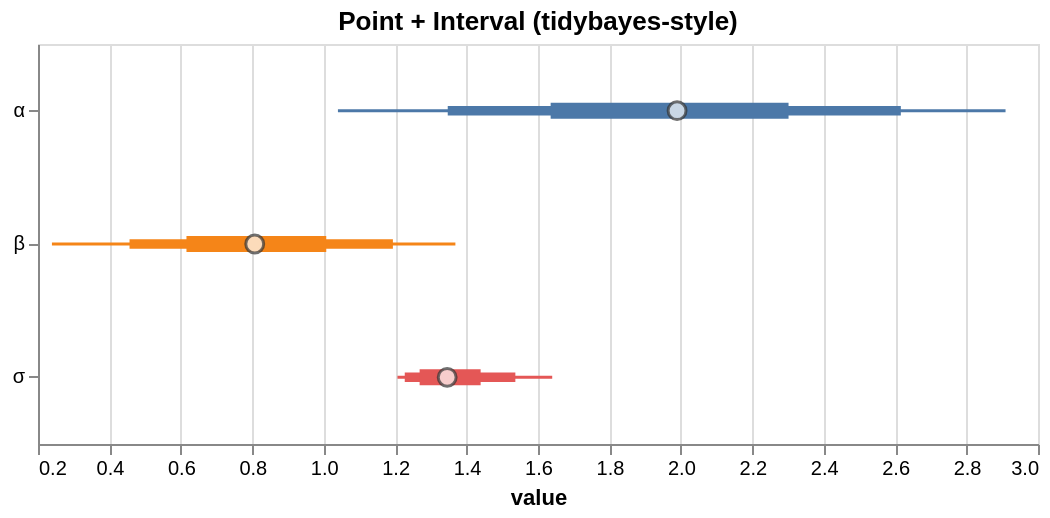

Vega-Lite specification stored for this chart:
### Vega-Lite specification from a JSON file in a GitHub repository (floating-point values rounded to 4 significant figures)
{"$schema": "https://vega.github.io/schema/vega-lite/v5.json", "data": {"values": [{"__point__": 0.8068, "hi_0_5_": 1.007, "hi_0_8_": 1.194, "hi_0_95_": 1.369, "lo_0_5_": 0.6157, "lo_0_8_": 0.4563, "lo_0_95_": 0.239, "parameter": "β"}, {"__point__": 1.989, "hi_0_5_": 2.302, "hi_0_8_": 2.616, "hi_0_95_": 2.909, "lo_0_5_": 1.635, "lo_0_8_": 1.347, "lo_0_95_": 1.04, "parameter": "α"}, {"__point__": 1.346, "hi_0_5_": 1.439, "hi_0_8_": 1.537, "hi_0_95_": 1.64, "lo_0_5_": 1.269, "lo_0_8_": 1.227, "lo_0_95_": 1.206, "parameter": "σ"}]}, "height": 200, "layer": [{"encoding": {"color": {"field": "parameter", "legend": null, "type": "nominal"}, "tooltip": [{"field": "__point__", "title": "value (estimate)", "type": "quantitative"}, {"field": "parameter", "type": "nominal"}, {"field": "lo_0_95_", "title": "95% lo", "type": "quantitative"}, {"field": "hi_0_95_", "title": "95% hi", "type": "quantitative"}], "x": {"field": "lo_0_95_", "scale": {"zero": false}, "title": "value", "type": "quantitative"}, "x2": {"field": "hi_0_95_"}, "y": {"axis": {"title": null}, "field": "parameter", "type": "nominal"}}, "mark": {"strokeWidth": 1.5, "type": "rule"}, "params": [{"bind": "scales", "name": "grid", "select": {"encodings": ["x"], "type": "interval"}}]}, {"encoding": {"color": {"field": "parameter", "legend": null, "type": "nominal"}, "tooltip": [{"field": "__point__", "title": "value (estimate)", "type": "quantitative"}, {"field": "parameter", "type": "nominal"}, {"field": "lo_0_95_", "title": "95% lo", "type": "quantitative"}, {"field": "hi_0_95_", "title": "95% hi", "type": "quantitative"}], "x": {"field": "lo_0_8_", "scale": {"zero": false}, "title": "value", "type": "quantitative"}, "x2": {"field": "hi_0_8_"}, "y": {"axis": {"title": null}, "field": "parameter", "type": "nominal"}}, "mark": {"strokeWidth": 4.75, "type": "rule"}}, {"encoding": {"color": {"field": "parameter", "legend": null, "type": "nominal"}, "tooltip": [{"field": "__point__", "title": "value (estimate)", "type": "quantitative"}, {"field": "parameter", "type": "nominal"}, {"field": "lo_0_95_", "title": "95% lo", "type": "quantitative"}, {"field": "hi_0_95_", "title": "95% hi", "type": "quantitative"}], "x": {"field": "lo_0_5_", "scale": {"zero": false}, "title": "value", "type": "quantitative"}, "x2": {"field": "hi_0_5_"}, "y": {"axis": {"title": null}, "field": "parameter", "type": "nominal"}}, "mark": {"strokeWidth": 8.0, "type": "rule"}}, {"encoding": {"tooltip": [{"field": "__point__", "title": "value (estimate)", "type": "quantitative"}, {"field": "parameter", "type": "nominal"}, {"field": "lo_0_95_", "title": "95% lo", "type": "quantitative"}, {"field": "hi_0_95_", "title": "95% hi", "type": "quantitative"}], "x": {"field": "__point__", "scale": {"zero": false}, "type": "quantitative"}, "y": {"field": "parameter", "type": "nominal"}}, "mark": {"color": "white", "filled": true, "size": 80, "stroke": "#333", "strokeWidth": 1.5, "type": "point"}}], "title": "Point + Interval (tidybayes-style)", "width": 500}
